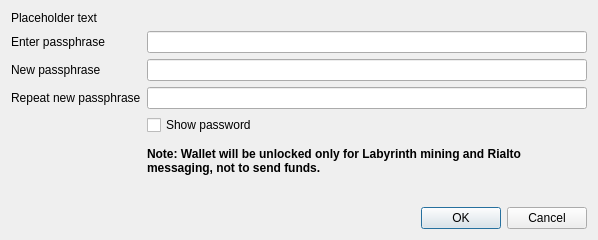
<?xml version="1.0" encoding="UTF-8"?>
<ui version="4.0">
 <class>AskPassphraseDialog</class>
 <widget class="QDialog" name="AskPassphraseDialog">
  <property name="geometry">
   <rect>
    <x>0</x>
    <y>0</y>
    <width>598</width>
    <height>222</height>
   </rect>
  </property>
  <property name="sizePolicy">
   <sizepolicy hsizetype="Preferred" vsizetype="Minimum">
    <horstretch>0</horstretch>
    <verstretch>0</verstretch>
   </sizepolicy>
  </property>
  <property name="minimumSize">
   <size>
    <width>300</width>
    <height>0</height>
   </size>
  </property>
  <property name="windowTitle">
   <string>Passphrase Dialog</string>
  </property>
  <layout class="QVBoxLayout" name="verticalLayout">
   <property name="sizeConstraint">
    <enum>QLayout::SetDefaultConstraint</enum>
   </property>
   <item>
    <widget class="QLabel" name="warningLabel">
     <property name="text">
      <string notr="true">Placeholder text</string>
     </property>
     <property name="textFormat">
      <enum>Qt::RichText</enum>
     </property>
     <property name="wordWrap">
      <bool>true</bool>
     </property>
    </widget>
   </item>
   <item>
    <layout class="QFormLayout" name="formLayout">
     <property name="sizeConstraint">
      <enum>QLayout::SetDefaultConstraint</enum>
     </property>
     <property name="fieldGrowthPolicy">
      <enum>QFormLayout::AllNonFixedFieldsGrow</enum>
     </property>
     <item row="0" column="0">
      <widget class="QLabel" name="passLabel1">
       <property name="text">
        <string>Enter passphrase</string>
       </property>
      </widget>
     </item>
     <item row="0" column="1">
      <widget class="QLineEdit" name="passEdit1">
       <property name="echoMode">
        <enum>QLineEdit::Password</enum>
       </property>
      </widget>
     </item>
     <item row="1" column="0">
      <widget class="QLabel" name="passLabel2">
       <property name="text">
        <string>New passphrase</string>
       </property>
      </widget>
     </item>
     <item row="1" column="1">
      <widget class="QLineEdit" name="passEdit2">
       <property name="echoMode">
        <enum>QLineEdit::Password</enum>
       </property>
      </widget>
     </item>
     <item row="2" column="0">
      <widget class="QLabel" name="passLabel3">
       <property name="text">
        <string>Repeat new passphrase</string>
       </property>
      </widget>
     </item>
     <item row="2" column="1">
      <widget class="QLineEdit" name="passEdit3">
       <property name="echoMode">
        <enum>QLineEdit::Password</enum>
       </property>
      </widget>
     </item>
     <item row="3" column="1">
      <widget class="QCheckBox" name="toggleShowPasswordButton">
       <property name="text">
        <string>Show password</string>
       </property>
      </widget>
     </item>
     <item row="5" column="1">
      <widget class="QLabel" name="capsLabel">
       <property name="font">
        <font>
         
         <bold>true</bold>
        </font>
       </property>
       <property name="text">
        <string/>
       </property>
       <property name="alignment">
        <set>Qt::AlignCenter</set>
       </property>
      </widget>
     </item>
     <item row="4" column="1">
      <widget class="QLabel" name="labyrinthOnlyLabel">
       <property name="minimumSize">
        <size>
         <width>0</width>
         <height>40</height>
        </size>
       </property>
       <property name="font">
        <font>
         
         <bold>true</bold>
        </font>
       </property>
       <property name="text">
        <string>Note: Wallet will be unlocked only for Labyrinth mining and Rialto messaging, not to send funds.</string>
       </property>
       <property name="wordWrap">
        <bool>true</bool>
       </property>
      </widget>
     </item>
    </layout>
   </item>
   <item>
    <widget class="QDialogButtonBox" name="buttonBox">
     <property name="orientation">
      <enum>Qt::Horizontal</enum>
     </property>
     <property name="standardButtons">
      <set>QDialogButtonBox::Cancel|QDialogButtonBox::Ok</set>
     </property>
    </widget>
   </item>
  </layout>
 </widget>
 <resources/>
 <connections>
  <connection>
   <sender>buttonBox</sender>
   <signal>accepted()</signal>
   <receiver>AskPassphraseDialog</receiver>
   <slot>accept()</slot>
   <hints>
    <hint type="sourcelabel">
     <x>20</x>
     <y>20</y>
    </hint>
    <hint type="destinationlabel">
     <x>20</x>
     <y>20</y>
    </hint>
   </hints>
  </connection>
  <connection>
   <sender>buttonBox</sender>
   <signal>rejected()</signal>
   <receiver>AskPassphraseDialog</receiver>
   <slot>reject()</slot>
   <hints>
    <hint type="sourcelabel">
     <x>20</x>
     <y>20</y>
    </hint>
    <hint type="destinationlabel">
     <x>20</x>
     <y>20</y>
    </hint>
   </hints>
  </connection>
 </connections>
</ui>
